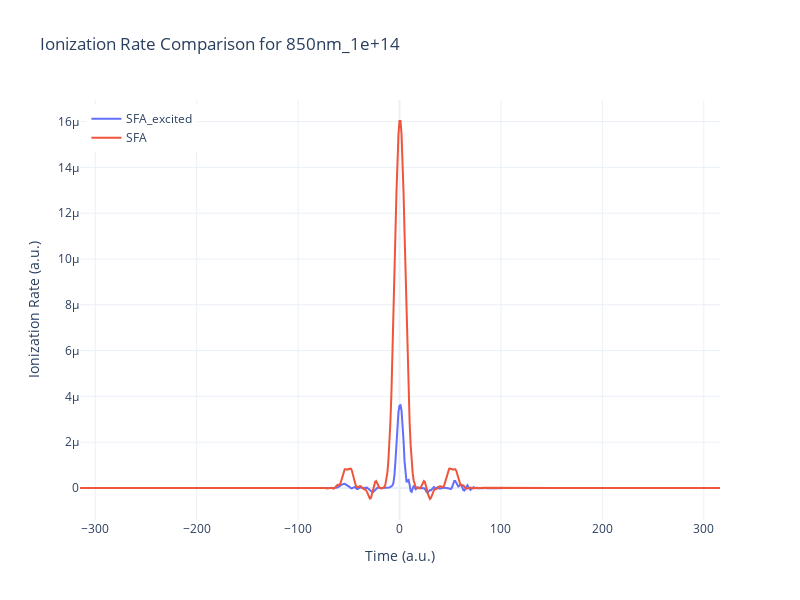

The notebook cell this image was saved under:
### Code cell
fig = go.Figure()
fig.add_trace(go.Scatter(x=time_recon, y=np.real(ion_na_rate_SFA_excited), mode='lines', name='SFA_excited')) #they are exactly 4pi apart
fig.add_trace(go.Scatter(x=time_recon, y=ion_na_rate_SFA, mode='lines', name='SFA'))

fig.update_layout(
    title=f'Ionization Rate Comparison for {file_name}',
    xaxis_title='Time (a.u.)',
    yaxis_title='Ionization Rate (a.u.)',
    legend=dict(x=0.01, y=0.99),
    template='plotly_white',
    width=800,
    height=600
)
# truncate y-axis
fig.show()

### Figure 1 — Plotly figure (JSON) as saved in the notebook; plotly's stock layout.template omitted (floating-point values rounded to 4 significant figures; data arrays with more than 128 entries replaced by an {"elided": "..."} marker saying what was removed)
{"data": [{"mode": "lines", "name": "SFA_excited", "type": "scatter", "x": {"elided": "632 float values"}, "y": {"elided": "632 float values"}}, {"mode": "lines", "name": "SFA", "type": "scatter", "x": {"elided": "632 float values"}, "y": {"elided": "632 float values"}}], "layout": {"height": 600, "legend": {"x": 0.01, "y": 0.99}, "title": {"text": "Ionization Rate Comparison for 850nm_1e+14"}, "width": 800, "xaxis": {"title": {"text": "Time (a.u.)"}}, "yaxis": {"title": {"text": "Ionization Rate (a.u.)"}}}}
